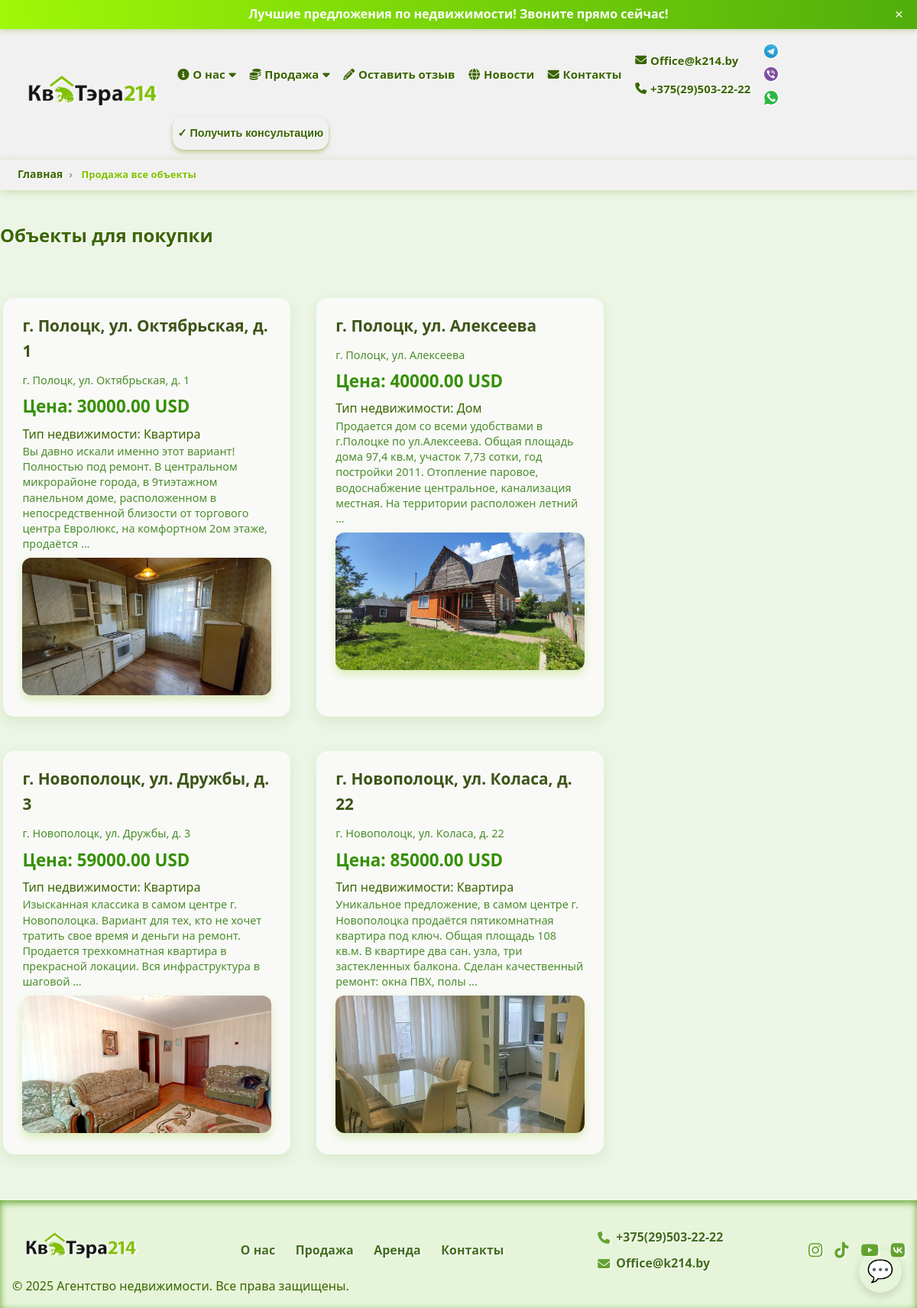
Page /sale/ on the committed database.
### webapp/models.py (models this page shows, shortened)
class Contact(models.Model):
    name = models.CharField(max_length=255)
    phone = models.CharField(max_length=20, default='phone')
    phone_two = models.CharField(max_length=20, default='phone')
    email = models.EmailField()
    class Meta:
        verbose_name = "Контакт"
        verbose_name_plural = "Контакты"

class Messengers(models.Model):
    contact = models.ForeignKey(Contact, related_name='messengers', on_delete=models.CASCADE)
    name = models.CharField(max_length=100)
    url = models.URLField()
    icon_svg = models.FileField(upload_to='messenger_svgs/', blank=True, null=True, help_text='SVG файл иконки')
    is_had = models.BooleanField(default=True, verbose_name="В верхнее меню")
    class Meta:
        verbose_name = "Мессенджеры"
        verbose_name_plural = "Мессенджеры"

class Property(models.Model):
    CURRENCY_CHOICES = [
        ('USD', 'USD'),
        ('BYN', 'BYN'),
    ]
    name = models.CharField(max_length=255, verbose_name="Имя/Адрес")
    slug = models.SlugField(max_length=255, unique=True, blank=True, null=True, verbose_name="Для адресной строки ЮРЛ")
    city_name = models.CharField(max_length=255, default='город', verbose_name="Город")
    description = models.TextField(verbose_name="Описание")
    notes = models.TextField(default='Примечание', verbose_name="Примечание")
    address = models.CharField(max_length=500, verbose_name="Адрес")
    price = models.DecimalField(max_digits=12, decimal_places=2, verbose_name="Цена")
    floor = models.TextField(help_text='Этаж', verbose_name="Этаж", default=0)
    many_rooms = models.TextField(help_text='Сколько комнат', verbose_name="Сколько комнат", default=0)
    area = models.FloatField(help_text='Площадь в квадратных метрах', verbose_name="Полщадь м/кв")
    area_ga = models.FloatField(help_text='Площадь в гектарах/сотках', verbose_name="Площадь в гектарах/сотках", null=True, blank=True)
    date_posted = models.DateField(auto_now_add=True, verbose_name="Дата добавления")
    is_sale = models.BooleanField(default=True, verbose_name="Продается")
    is_top_ten = models.BooleanField(default=True, verbose_name="Топ 10")
    is_commercial = models.BooleanField(default=True, verbose_name="Коммерческая")
    is_rent = models.BooleanField(default=True, verbose_name="Сдается в аренду")
    is_active_new = models.BooleanField(default=True, verbose_name="Новое объявление")
    is_active_house = models.BooleanField(default=True, verbose_name="Дом")
    is_active_country_house = models.BooleanField(default=True, verbose_name="Загородный дом")
    is_active_apartment = models.BooleanField(default=True, verbose_name="Квартира")
    is_active_sold = models.BooleanField(default=False, verbose_name="Продан")
    contacts = models.ManyToManyField('Contact', related_name='properties', verbose_name="Контакты")
    currency = models.CharField(max_length=3, choices=[('USD', 'USD'), ('BYN', 'BYN')], default='USD', verbose_name="Валюта")
    class Meta:
        verbose_name = "Объекты"
        verbose_name_plural = "Объекты"

class PropertyPhoto(models.Model):
    property = models.ForeignKey(Property, related_name='photos', on_delete=models.CASCADE)
    photo = models.ImageField(upload_to='property_photos/')
    alt_text = models.CharField(max_length=255, blank=True)

class SocialNetwork(models.Model):
    contact = models.ForeignKey(Contact, related_name='social_networks', on_delete=models.CASCADE)
    name = models.CharField(max_length=100)
    url = models.URLField()
    icon = models.CharField(max_length=100, help_text='Название иконки (например, fa-facebook) или путь')
    is_had = models.BooleanField(default=True, verbose_name="В верхнее меню")
    class Meta:
        verbose_name = "Соц сети"
        verbose_name_plural = "Соц сети"

### webapp/views.py (the view, shortened to what this page needs)
# urls.py: path('sale/', views.sale, name='sale'),
def sale(request):
    properties = Property.objects.filter(is_sale=True)
    has_filters = False  # флаг наличия фильтров
    property_types = request.GET.getlist('property_type')
    direction = request.GET.get('direction', '').strip()
    if direction:
        has_filters = True
        properties = properties.filter(address__icontains=direction)
    price_min = request.GET.get('price_min')
    price_max = request.GET.get('price_max')
    currency = request.GET.get('currency')
    if currency and currency.upper() in dict(Property.CURRENCY_CHOICES).keys():
        has_filters = True
        properties = properties.filter(currency=currency.upper())
    first_property = properties.first()
    context = {
        'properties': properties,
        'first_property': first_property,
        'has_filters': has_filters,
    }
    return render(request, 'webapp/sale_page.html', context)

### webapp/context_processors.py (called while the page is built)
def contact_data(request):
    contact = Contact.objects.prefetch_related('social_networks', 'messengers').first()
    if contact:
        social_networks = contact.social_networks.filter(is_had=True)
        messengers = contact.messengers.filter(is_had=True)
    else:
        social_networks = []
        messengers = []
    return {
        'contact': contact,
        'social_networks': social_networks,
        'messengers': messengers,
    }

### webapp/templates/webapp/sale_page.html (shortened to what this page needs)
{% extends 'main/base.html' %}
{% load static %}
{% block content %}
    <nav class="breadcrumb-container" aria-label="breadcrumb">
        <ol class="breadcrumb-list">
            <li class="breadcrumb-item">
                <a href="{% url 'index' %}" class="nav-link">Главная</a>
            </li>
            <li class="breadcrumb-item active" aria-current="page">
                <a href="{% url 'sale' %}">
                    {% if has_filters %}
                        Продажа
                    {% else %}
                        Продажа все объекты
                    {% endif %}
                </a>
            </li>
        </ol>
    </nav>
    <section>
        <div class="sale-container">
            <h1 class="page-title">Объекты для покупки</h1>
            {% if properties %}
                <div class="properties-list">
                    {% for property in properties %}
                        <div class="property-card">
                            <h2 class="property-name">
                                <a href="{% url 'sale_single' property.slug %}">{{ property.name }}</a>
                            </h2>
                            <p class="property-address">{{ property.address }}</p>
                            <p class="property-price">Цена: {{ property.price }} USD</p>
                            <p class="property-type">
                                Тип недвижимости:
                                {% if property.is_active_apartment %}
                                    Квартира
                                {% elif property.is_active_house %}
                                    Дом
                                {% elif property.is_active_country_house %}
                                    Дача
                                {% elif property.is_active_new %}
                                    Новостройка
                                {% elif property.is_active_sold %}
                                    Продано
                                {% else %}
                                    Другой тип
                                {% endif %}
                            </p>
                            <p class="property-description">{{ property.description|safe|truncatewords:30 }}</p>
                            <a href="{% url 'sale_single' property.slug %}">
                                {% if property.photos.all %}
                                    <div class="property-photos">
                                        <img src="{{ property.photos.all.0.photo.url }}"
                                             alt="{{ property.photos.all.0.alt_text }}"
                                             class="property-main-photo"/>
                                    </div>
                                {% endif %}
                            </a>
                        </div>
                    {% endfor %}
                </div>
            {% endif %}
        </div>
    </section>
{% endblock %}

### templates/main/base.html (shortened to what this page needs)
{% load static %}
<!DOCTYPE html>
<html lang="ru">
<head>
    <link href="https://cdnjs.cloudflare.com/ajax/libs/font-awesome/6.4.0/css/all.min.css" rel="stylesheet"/>
    <link rel="stylesheet" href="{% static 'webapp/css/style.css' %}"/>
</head>
<body>
<div id="top-bar" class="top-bar marquee-container">
    <span class="marquee-text">Лучшие предложения по недвижимости! Звоните прямо сейчас!</span>
    <button class="close-button" aria-label="Закрыть">&times;</button>
</div>
<header class="header">
    <div class="container header-container">
        <div class="logo">
            <a href="{% url 'index' %}">
                <img src="{% static 'webapp/images/logo_kvatera.png' %}" alt="Логотип агентства"/>
            </a>
        </div>
        <nav id="navMenu" class="nav" aria-hidden="true">
            <ul class="menu">
                <li class="dropdown sale-dropdown"><a href="{% url 'about' %}"><i class="fa-solid fa-info-circle"></i>
                    О нас<i
                            class="fa fa-caret-down"></i></a>
                </li>
                <li class="dropdown sale-dropdown">
                    <a href="{% url 'sale' %}"><i class="fa-solid fa-coins"></i> Продажа <i
                            class="fa fa-caret-down"></i></a>
                </li>
                <li><a href="{% url 'contacts' %}"><i class="fas fa-pencil-alt"></i> Оставить отзыв</a></li>
                <li><a href="{% url 'contacts' %}"><i class="fa-solid fa-globe"></i> Новости</a></li>
                <li><a href="{% url 'contacts' %}"><i class="fa-solid fa-envelope"></i> Контакты</a></li>
                <li class="contacts-menu">
                    <a href="mailto:{{ contact.email|urlencode }}"><i
                            class="fa-solid fa-envelope"></i> {{ contact.email }}</a>
                    <a href="tel:{{ contact.phone|urlencode }}"><i class="fa-solid fa-phone"></i> {{ contact.phone }}
                    </a>
                </li>
                <li class="messenger-menu">
                    {% for messenger in messengers %}
                        <a href="{{ messenger.url }}" aria-label="{{ messenger.name }}" target="_blank"
                           rel="noopener noreferrer">
                            {% if messenger.icon_svg %}
                                <img src="{{ messenger.icon_svg.url }}" alt="{{ messenger.name }}"
                                     class="messengers"/>
                            {% else %}
                                {{ messenger.name }}
                            {% endif %}
                        </a>
                    {% empty %}
                        <span>Мессенджеров нет</span>
                    {% endfor %}
                </li>
                <li>
                    <button class="btn-consultation" id="openConsultationBtn">✓ Получить консультацию</button>
                </li>
            </ul>
        </nav>
    </div>
    <div id="messenger-menu-always" aria-label="Мессенджер меню" role="navigation" class="messenger-menu-always">
        <button class="messenger-toggle" aria-expanded="false" aria-controls="messenger-options">
            💬
        </button>
    </div>
</header>
{% block content %}{% endblock %}
<footer class="footer">
    <div class="container footer-container">
        <div class="footer-logo">
            <img src="{% static 'webapp/images/logo_kvatera.png' %}" alt="Логотип агентства"/>
        </div>
        <nav class="footer-menu">
            <a href="{% url 'about' %}">О нас</a>
            <a href="{% url 'sale' %}">Продажа</a>
            <a href="{% url 'rent' %}">Аренда</a>
            <a href="{% url 'contacts' %}">Контакты</a>
        </nav>
        <div class="footer-contacts">
            <p>
                <i class="fa-solid fa-phone"></i>
                <a href="tel:{{ contact.phone|urlencode }}">{{ contact.phone }}</a>
            </p>
            <p>
                <i class="fa-solid fa-envelope"></i>
                <a href="mailto:{{ contact.email|urlencode }}">{{ contact.email }}</a>
            </p>
        </div>
        <div class="footer-social">
            {% for social in contact.social_networks.all %}
                <a href="{{ social.url }}" aria-label="{{ social.name }}" target="_blank" rel="noopener noreferrer">
                    <i class="{{ social.icon }}"></i>
                </a>
            {% empty %}
                <p>Соцсетей нет</p>
            {% endfor %}
        </div>
    </div>
    <div class="copyright">
        &copy; 2025 Агентство недвижимости. Все права защищены.
    </div>
</footer>
</body>
</html>

### rows in the picture
Contact: email "Office@k214.by", phone "+375(29)503-22-22"
Messengers: icon_svg (picture)
Messengers: icon_svg (picture)
Messengers: icon_svg (picture)
Property: name "г. Полоцк, ул. Октябрьская, д. 1", address "г. Полоцк, ул. Октябрьская, д. 1", price "30000.00", is_active_apartment "Квартира", description "Вы давно искали именно этот вариант! Полностью под ремонт. В центральном микрорайоне города, в 9тиэтажном панельном доме, расположенном в непосредственной близости от торгового центра Евролюкс, на комфортном 2ом этаже, продаётся …", photos.all.0.photo (picture)
Property: name "г. Полоцк, ул. Алексеева", address "г. Полоцк, ул. Алексеева", price "40000.00", is_active_apartment "Дом", description "Продается дом со всеми удобствами в г.Полоцке по ул.Алексеева. Общая площадь дома 97,4 кв.м, участок 7,73 сотки, год постройки 2011. Отопление паровое, водоснабжение центральное, канализация местная. На территории расположен летний …", photos.all.0.photo (picture)
Property: name "г. Новополоцк, ул. Дружбы, д. 3", address "г. Новополоцк, ул. Дружбы, д. 3", price "59000.00", is_active_apartment "Квартира", description "Изысканная классика в самом центре г. Новополоцка. Вариант для тех, кто не хочет тратить свое время и деньги на ремонт. Продается трехкомнатная квартира в прекрасной локации. Вся инфраструктура в шаговой …", photos.all.0.photo (picture)
Property: name "г. Новополоцк, ул. Коласа, д. 22", address "г. Новополоцк, ул. Коласа, д. 22", price "85000.00", is_active_apartment "Квартира", description "Уникальное предложение, в самом центре г. Новополоцка продаётся пятикомнатная квартира под ключ. Общая площадь 108 кв.м. В квартире два сан. узла, три застекленных балкона. Сделан качественный ремонт: окна ПВХ, полы …", photos.all.0.photo (picture)
